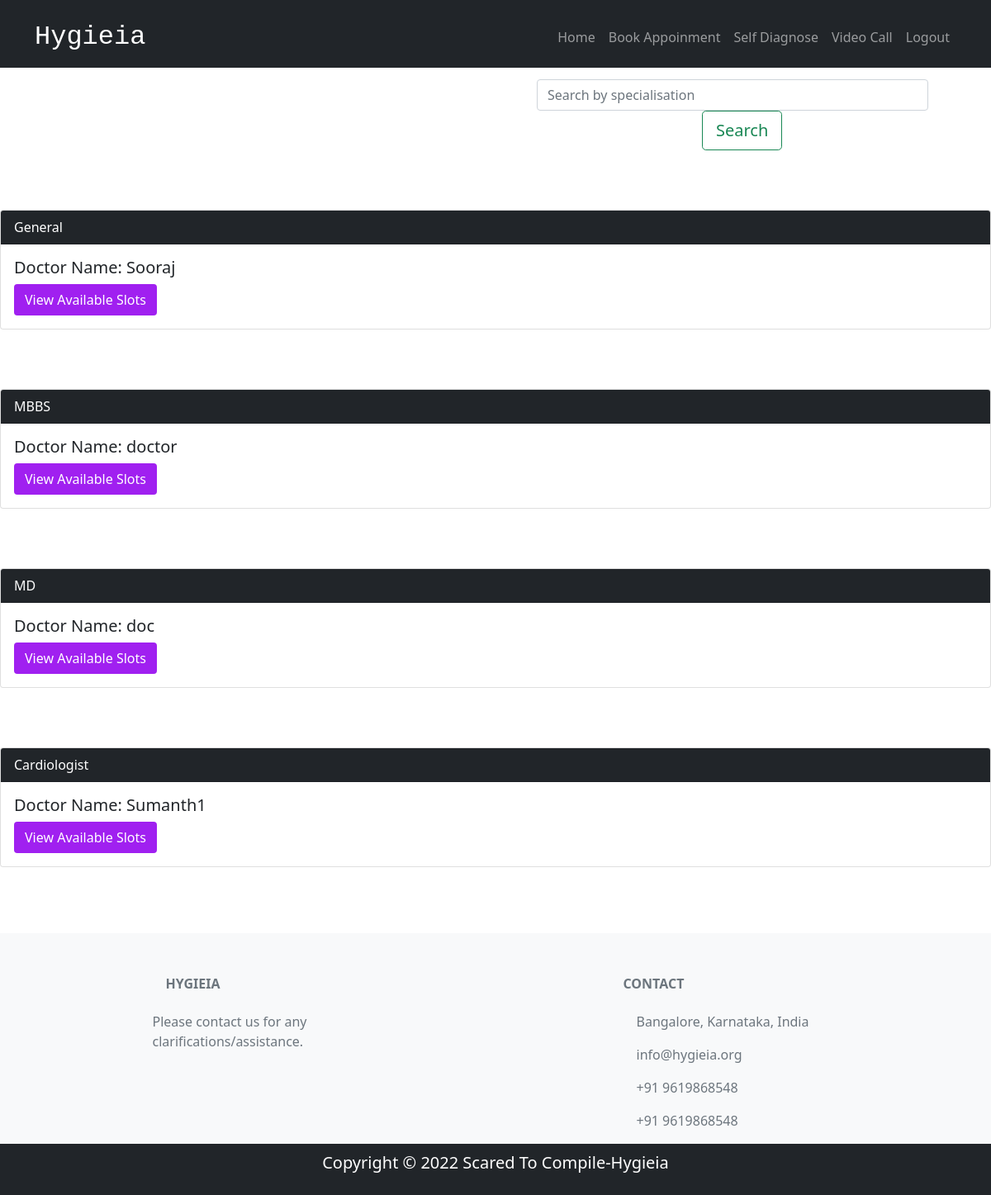
/patient/book_appoinment/, run on an earlier commit of the app's database.
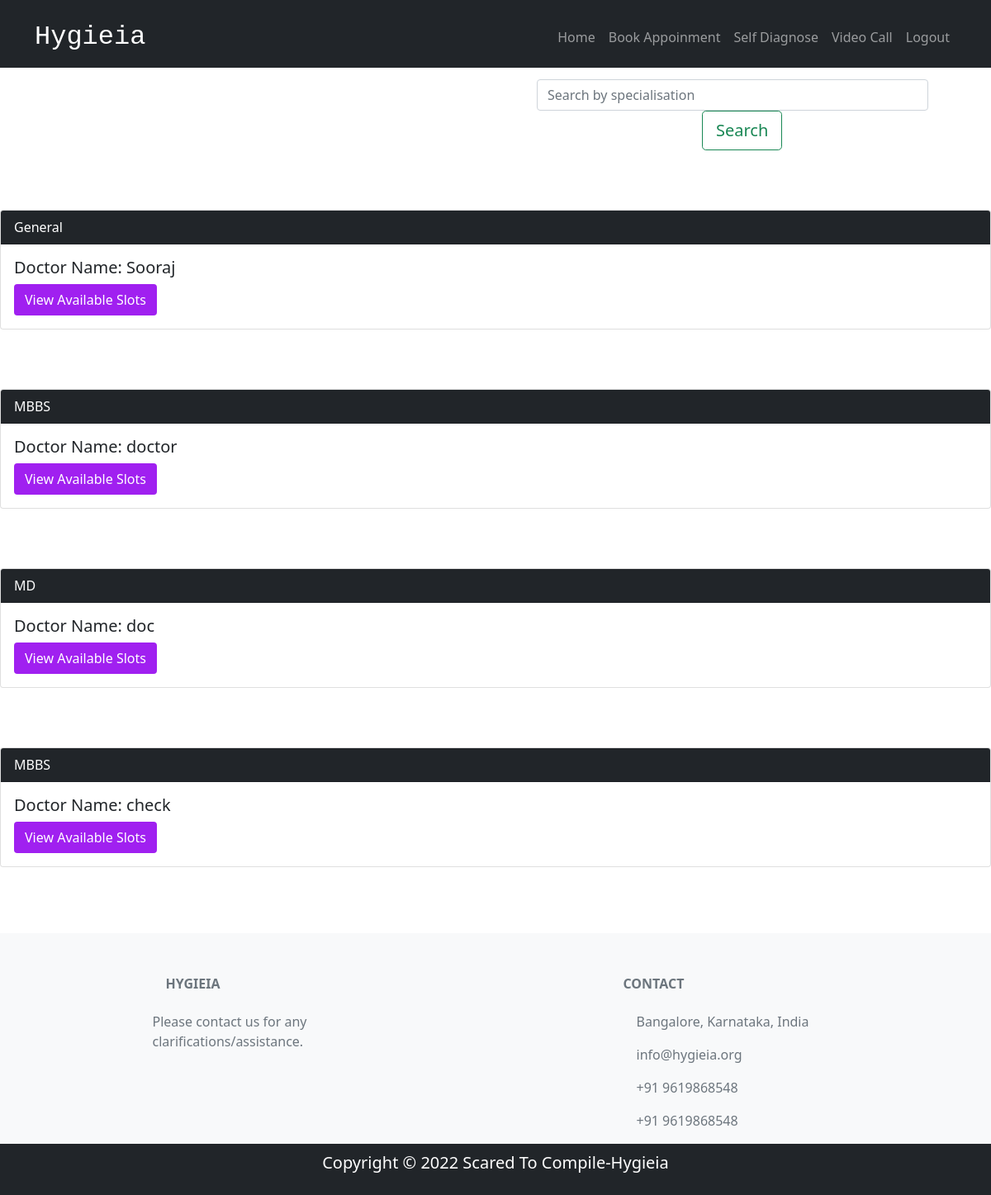
And on a later commit of the database.
### register_login/models.py (models this page shows)
class Doctor(models.Model):
    user = models.OneToOneField(User, on_delete=models.CASCADE, primary_key=True)
    specialisation = models.CharField(max_length=255)

class User(AbstractUser):
    is_doctor = models.BooleanField(default=False)
    is_patient = models.BooleanField(default=False)
    Specialisation = models.CharField(max_length=255,default='')
    Aadhaar_ID = models.CharField(max_length=12,default='')

### patient/views.py (the view, shortened to what this page needs)
# urls.py: path('book_appoinment/',views.book_appoinment,name="book_appoinment"),
def book_appoinment(request):
    if "name" in request.GET:#chosen a doctor
        doc_name = request.GET["name"]
        return patient_view_slots(request,doc_name)
    d = Doctor.objects.all()
    for i in d:
        print(i.user.username,i.specialisation)
    if "specialisation" in request.GET:#searching based on specialisation
        print("searching")
        d=d.filter(specialisation = request.GET["specialisation"])
    return render(request, 'patient/book_appoinment.html',{"available_doctors":d})

### patient/templates/patient/book_appoinment.html (shortened to what this page needs)
{%extends "patient/home.html" %}
{%load static%}
{%block content%}
     <br><br><br><br>
      <form id="form" style="display:inline-block;">
        <input type="search" id="query" name="specialisation" placeholder="Search by specialisation" class="form-control ds-input" style="width:50%;margin-left:650px;"><span><button class="btn btn-outline-success btn-lg"style="margin-left:850px;" >Search</button></span
        <br/>
      </form>
      <br><br><br><br>
        {% for doc in available_doctors %}
         <div class="card">
            <div class="card-header bg-dark text-white align-items: center;">
            {{doc.specialisation}}
            </div>
            <div class="card-body">
            <form id="doc">
               <h5 class="card-title"><span>Doctor Name: </span>{{doc.user.username}}</h5>
               <input type="submit" class="btn" style="color:white;background-color:#A020F0" value="View Available Slots" >
            </form>
            </div>
         </div>
      <br><br><br>
   </div>
        {%endfor %}
{%endblock content%}

What changed in the data, as far as the page shows it:
changed Doctor: specialisation "Cardiologist" → "MBBS"; user.username "Sumanth1" → "check"
